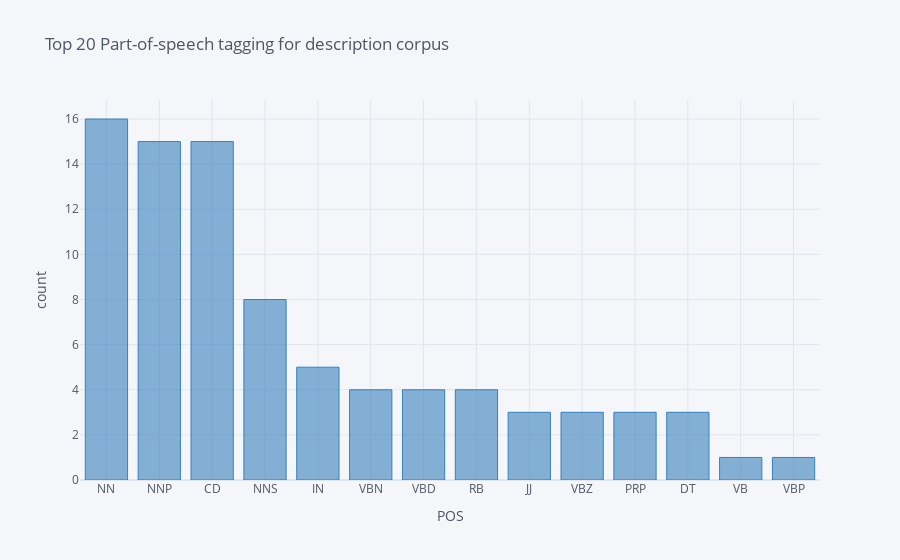

The cell this chart's notebook holds for it:
### Code cell
#The distribution of top part-of-speech tags of job-description corpus
import nltk
nltk.download('punkt')
nltk.download('averaged_perceptron_tagger')
blob = TextBlob(str(df['description']))

pos_df = pd.DataFrame(blob.tags, columns = ['word' , 'pos'])
pos_df = pos_df.pos.value_counts()[:20]
pos_df.iplot(
    kind='bar',
    xTitle='POS',
    yTitle='count', 
    colors='Blue',
    title='Top 20 Part-of-speech tagging for description corpus')

### Figure 1 — Plotly figure (JSON) as saved in the notebook; plotly's stock layout.template omitted (floating-point values rounded to 4 significant figures)
{"data": [{"marker": {"color": "rgba(55, 128, 191, 0.6)", "line": {"color": "rgba(55, 128, 191, 1.0)", "width": 1}}, "name": "pos", "orientation": "v", "text": "", "type": "bar", "x": ["NN", "NNP", "CD", "NNS", "IN", "VBN", "VBD", "RB", "JJ", "VBZ", "PRP", "DT", "VB", "VBP"], "y": [16, 15, 15, 8, 5, 4, 4, 4, 3, 3, 3, 3, 1, 1]}], "layout": {"legend": {"bgcolor": "#F5F6F9", "font": {"color": "#4D5663"}}, "paper_bgcolor": "#F5F6F9", "plot_bgcolor": "#F5F6F9", "title": {"font": {"color": "#4D5663"}, "text": "Top 20 Part-of-speech tagging for description corpus"}, "xaxis": {"gridcolor": "#E1E5ED", "showgrid": true, "tickfont": {"color": "#4D5663"}, "title": {"font": {"color": "#4D5663"}, "text": "POS"}, "zerolinecolor": "#E1E5ED"}, "yaxis": {"gridcolor": "#E1E5ED", "showgrid": true, "tickfont": {"color": "#4D5663"}, "title": {"font": {"color": "#4D5663"}, "text": "count"}, "zerolinecolor": "#E1E5ED"}}}
